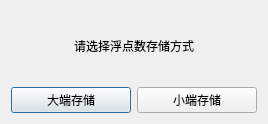
<?xml version="1.0" encoding="UTF-8"?>
<ui version="4.0">
 <class>Endianness</class>
 <widget class="QDialog" name="Endianness">
  <property name="geometry">
   <rect>
    <x>0</x>
    <y>0</y>
    <width>268</width>
    <height>124</height>
   </rect>
  </property>
  <property name="windowTitle">
   <string>Dialog</string>
  </property>
  <layout class="QVBoxLayout" name="verticalLayout">
   <item>
    <widget class="QLabel" name="label">
     <property name="text">
      <string>请选择浮点数存储方式</string>
     </property>
     <property name="alignment">
      <set>Qt::AlignCenter</set>
     </property>
    </widget>
   </item>
   <item>
    <layout class="QHBoxLayout" name="horizontalLayout">
     <item>
      <widget class="QPushButton" name="bigButton">
       <property name="text">
        <string>大端存储</string>
       </property>
      </widget>
     </item>
     <item>
      <widget class="QPushButton" name="littleButton">
       <property name="text">
        <string>小端存储</string>
       </property>
      </widget>
     </item>
    </layout>
   </item>
  </layout>
 </widget>
 <resources/>
 <connections/>
</ui>
